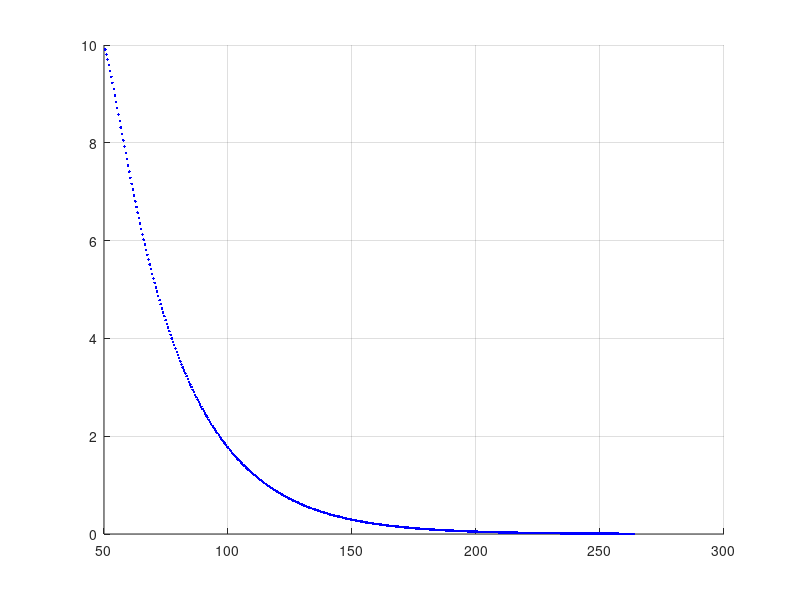
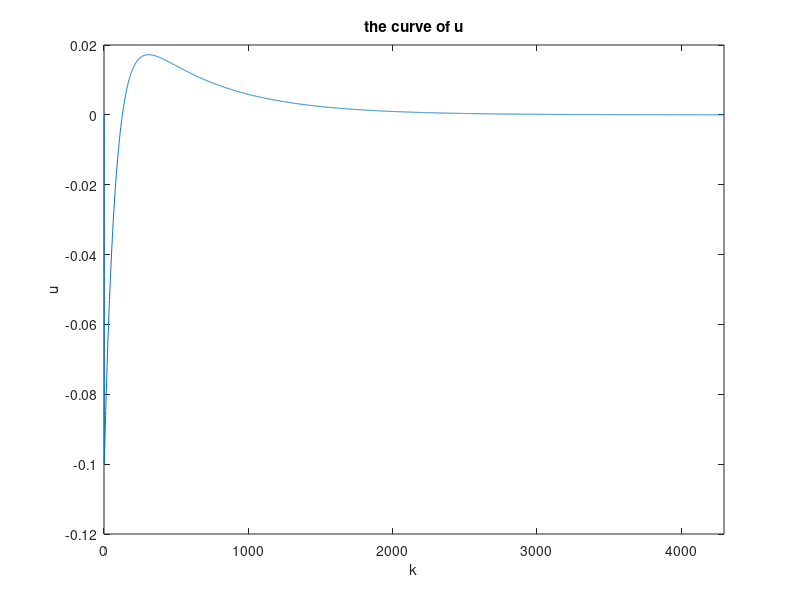
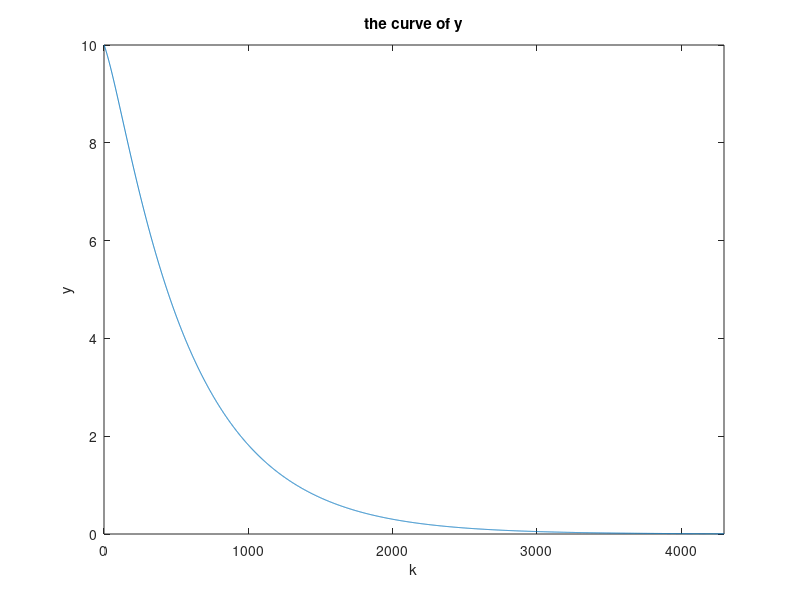
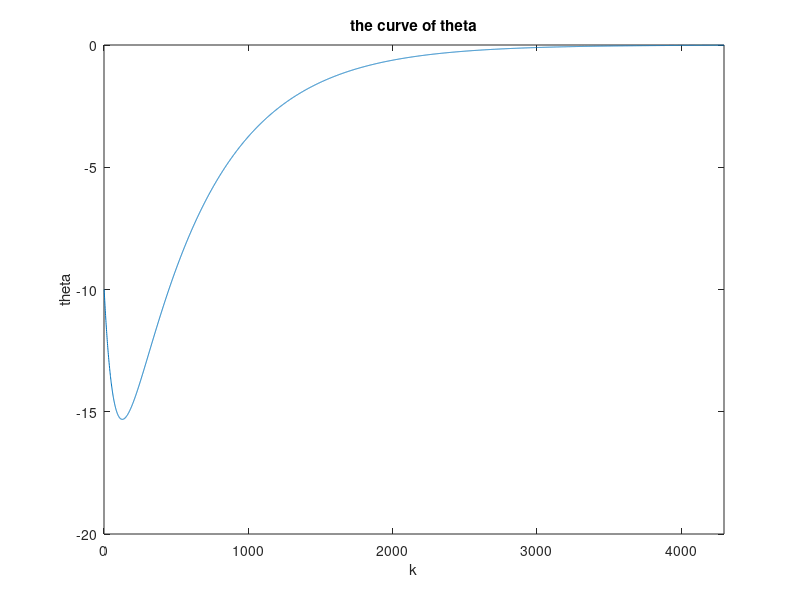

The MATLAB source for these figures, in order:
close all
clear 

%inputs
case_num = 4;
switch case_num
    case 1
        theta = 0;
        y = 40;
        x = 20;
    case 2
        theta = 90;
        y = -30;
        x = 10;
    case 3
        theta = -140;
        y = 30;
        x = 40;
    case 4
        theta = -10;
        y = 10;
        x = 50;
    otherwise
        disp("Error!");
        return;
end

%fixed param
L = 2.5;
T = 0.1;
v = 0.5;

%tunabel param (stopping criteria)
y_threshold = 0.1;
theta_threshold = 0.01;

indx = 0;

x_vec = x;
y_vec = y;
theta_vec = theta;
u_vec = 0;

% control param
K_y = 4.5;

figure
hold on
grid on
axis on



while ((abs(y) > y_threshold || abs(theta) > theta_threshold) && indx < 10000)
    indx = indx + 1;
    % compute error of theta and y
    e_theta = 0 - theta;
    e_y = 0 - y;
    
    e_theta = e_theta / 360;
    e_y = e_y / 200;
    
    u = K_y * (e_y + e_theta);
%     
    u_vec = [u_vec u];
%     
%     u = deg2rad(u);
    theta_rad = deg2rad(theta);
    
    %update theta,x and y
    theta_curr = theta_rad + v * T * tan(u) / L;
    x_curr = x + v * T * cos(theta_rad);
    y_curr = y + v * T * sin(theta_rad);
    
    % update theta,x,y,u
    theta = rad2deg(theta_curr);
    x = x_curr;
    y = y_curr;
    
    theta_vec = [theta_vec theta];
    x_vec = [x_vec x];
    y_vec = [y_vec y];

    if (mod(indx, 10) == 0)
        plot(x, y, 'b.-');
        pause(0.01);
    end
end

%%
figure(2);
plot (u_vec);
set(gca,'XLim',[0 4296]);
xlabel('k');
ylabel('u');
title('the curve of u')

figure(3);
plot (y_vec);
set(gca,'XLim',[0 4296]);
xlabel('k');
ylabel('y');
title('the curve of y')

figure(4);
plot (theta_vec);
set(gca,'XLim',[0 4296]);
xlabel('k');
ylabel('theta');
title('the curve of theta')